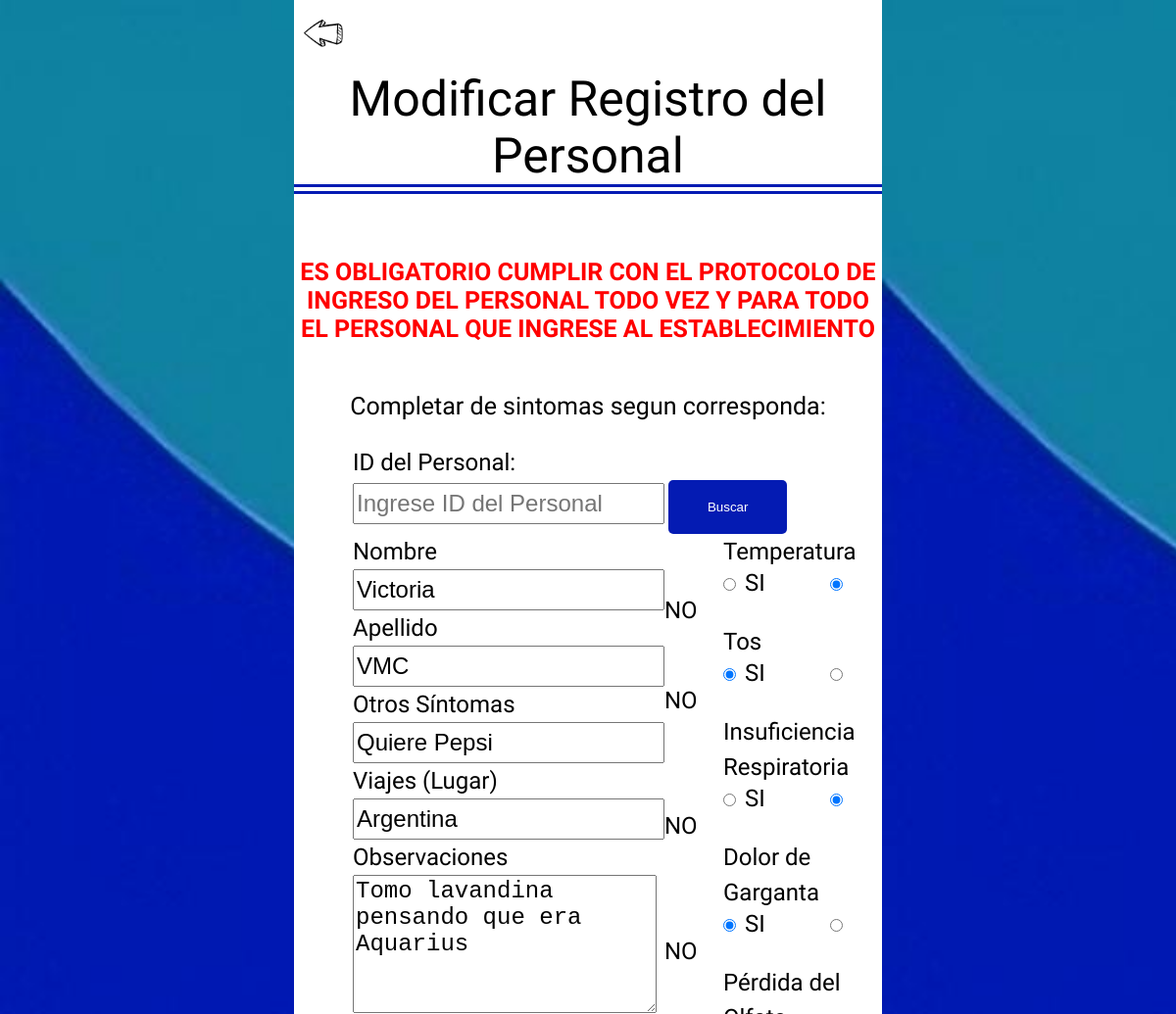
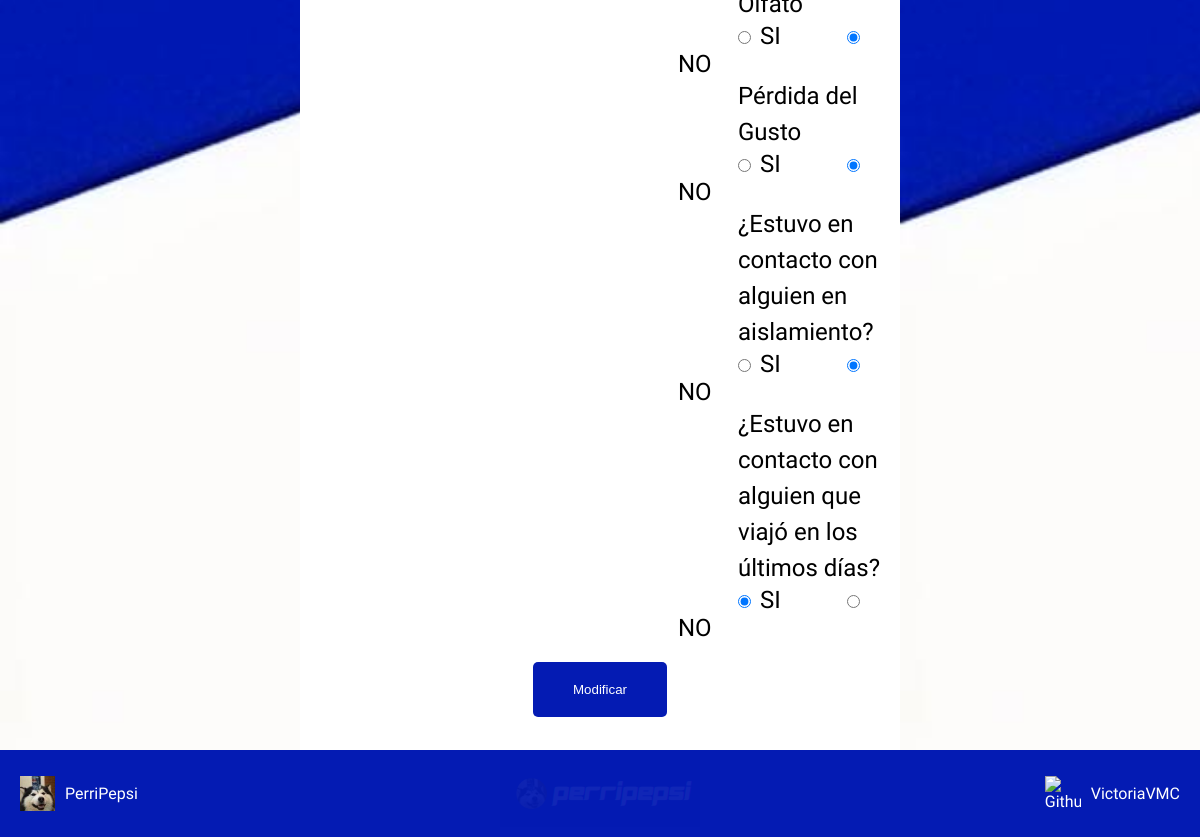
/modificar.php?id=4, run on the app's committed database (2 pictures, top to bottom).
### tables this page shows
CREATE TABLE `personal` (
  `pers_idpersonal` int(11) NOT NULL,
  `pers_nombre` varchar(65) DEFAULT NULL,
  `pers_apellido` varchar(65) DEFAULT NULL,
  `pers_fecha` date DEFAULT NULL,
  `pers_hora` time DEFAULT NULL,
  `pers_temperatura` tinyint(1) DEFAULT NULL,
  `pers_tos` tinyint(1) DEFAULT NULL,
  `pers_insuficienciaRespiratoria` tinyint(1) DEFAULT NULL,
  `pers_dolorDeGarganta` tinyint(1) DEFAULT NULL,
  `pers_perdidaDelOlfato` tinyint(1) DEFAULT NULL,
  `pers_perdidaDelGusto` tinyint(1) DEFAULT NULL,
  `pers_otrosSintomas` varchar(255) DEFAULT NULL,
  `pers_tuvoContactoAislamiento` tinyint(1) DEFAULT NULL,
  `pers_tuvoContactoUltDias` tinyint(1) DEFAULT NULL,
  `pers_lugarViaje` varchar(65) DEFAULT NULL,
  `pers_observaciones` varchar(255) DEFAULT NULL
);

### modificar.php (the view, shortened to what this page needs)
<?php
$bd = conectarBD();
?>
<!DOCTYPE html>
<html>
<body>
    <div class=cajaPrincipal>
        <div class=ladoIzq></div>
        <div class=mid>
            <div class=atras>
                <a href="./index.php"><img src="./estilo/img/atras.png" width="40" alt="volver"></a>
            </div>
            <h1><span>Modificar Registro del Personal</span></h1>
            <p style="color: red;
            font-weight: bold;
            text-align: center;">ES OBLIGATORIO CUMPLIR CON EL PROTOCOLO DE INGRESO DEL PERSONAL TODO VEZ Y PARA TODO EL PERSONAL QUE INGRESE AL ESTABLECIMIENTO</p>
            <p> Completar de sintomas segun corresponda: </p>
            <div class=busqueda>
                <form method="GET">
                    <label for="id">ID del Personal:</label>
                    <input type="number" id="id" name="id" placeholder="Ingrese ID del Personal" required>
                    <button type="submit">Buscar</button>
                </form>
                <?php
                if (isset($_GET['id'])) {
                    $id = $_GET['id'];
                    $consulta = "SELECT * FROM personal WHERE pers_idpersonal = '$id'";
                    $resultado = mysqli_query($bd, $consulta);
                    if ($resultado && mysqli_num_rows($resultado) > 0) {
                        $row = mysqli_fetch_assoc($resultado);
                ?>
                        <form class=principal method="post">
                            <div class="texto">
                                <label for="nombre">Nombre</label>
                                <input required name="nombre" class="form-input" type="text" id="nombre" value="<?php echo $row['pers_nombre']; ?>">
                                <label for="apellido">Apellido</label>
                                <input required name="apellido" class="form-input" type="text" id="apellido" value="<?php echo $row['pers_apellido']; ?>">
                                <label for="otrosSintomas">Otros Síntomas</label>
                                <input name="otrosSintomas" class="form-input" type="text" id="otrosSintomas" value="<?php echo $row['pers_otrosSintomas']; ?>">
                                <label for="lugarViaje">Viajes (Lugar)</label>
                                <input name="lugarViaje" class="form-input" type="text" id="lugarViaje" value="<?php echo $row['pers_lugarViaje']; ?>">
                                <label for="observaciones">Observaciones</label>
                                <textarea class="form-input" name="observaciones" id="observaciones" cols="20" rows="5"><?php echo $row['pers_observaciones']; ?></textarea>
                            </div>
                            <div class="check">
                                <label for="temperatura">Temperatura</label>
                                <div class="radio-button">
                                    <input required name="temperatura" type="radio" value="1" <?php echo ($row['pers_temperatura'] == '1') ? 'checked' : ''; ?>> SI
                                    <input required name="temperatura" type="radio" value="0" <?php echo ($row['pers_temperatura'] == '0') ? 'checked' : ''; ?>> NO
                                </div>
                                <label for="tos">Tos</label>
                                <div class="radio-button">
                                    <input required name="tos" type="radio" value="1" <?php echo ($row['pers_tos'] == '1') ? 'checked' : ''; ?>> SI
                                    <input required name="tos" type="radio" value="0" <?php echo ($row['pers_tos'] == '0') ? 'checked' : ''; ?>> NO
                                </div>
                                <label for="insufRespiratoria">Insuficiencia Respiratoria</label>
                                <div class="radio-button">
                                    <input required name="insufRespiratoria" type="radio" value="1" <?php echo ($row['pers_insuficienciaRespiratoria'] == '1') ? 'checked' : ''; ?>> SI
                                    <input required name="insufRespiratoria" type="radio" value="0" <?php echo ($row['pers_insuficienciaRespiratoria'] == '0') ? 'checked' : ''; ?>> NO
                                </div>
                                <label for="dolorDeGarganta">Dolor de Garganta</label>
                                <div class="radio-button">
                                    <input required name="dolorDeGarganta" type="radio" value="1" <?php echo ($row['pers_dolorDeGarganta'] == '1') ? 'checked' : ''; ?>> SI
                                    <input required name="dolorDeGarganta" type="radio" value="0" <?php echo ($row['pers_dolorDeGarganta'] == '0') ? 'checked' : ''; ?>> NO
                                </div>
                                <label for="perdidaDelOlfato">Pérdida del Olfato</label>
                                <div class="radio-button">
                                    <input required name="perdidaDelOlfato" type="radio" value="1" <?php echo ($row['pers_perdidaDelOlfato'] == '1') ? 'checked' : ''; ?>> SI
                                    <input required name="perdidaDelOlfato" type="radio" value="0" <?php echo ($row['pers_perdidaDelOlfato'] == '0') ? 'checked' : ''; ?>> NO
                                </div>
                                <label for="perdidaDelGusto">Pérdida del Gusto</label>
                                <div class="radio-button">
                                    <input required name="perdidaDelGusto" type="radio" value="1" <?php echo ($row['pers_perdidaDelGusto'] == '1') ? 'checked' : ''; ?>> SI
                                    <input required name="perdidaDelGusto" type="radio" value="0" <?php echo ($row['pers_perdidaDelGusto'] == '0') ? 'checked' : ''; ?>> NO
                                </div>
                                <label for="tuvoContactoAislamiento">¿Estuvo en contacto con alguien en aislamiento?</label>
                                <div class="radio-button">
                                    <input required name="tuvoContactoAislamiento" type="radio" value="1" <?php echo ($row['pers_tuvoContactoAislamiento'] == '1') ? 'checked' : ''; ?>> SI
                                    <input required name="tuvoContactoAislamiento" type="radio" value="0" <?php echo ($row['pers_tuvoContactoAislamiento'] == '0') ? 'checked' : ''; ?>> NO
                                </div>
                                <label for="tuvoContactoUltDias">¿Estuvo en contacto con alguien que viajó en los últimos días?</label>
                                <div class="radio-button">
                                    <input required name="tuvoContactoUltDias" type="radio" value="1" <?php echo ($row['pers_tuvoContactoUltDias'] == '1') ? 'checked' : ''; ?>> SI
                                    <input required name="tuvoContactoUltDias" type="radio" value="0" <?php echo ($row['pers_tuvoContactoUltDias'] == '0') ? 'checked' : ''; ?>> NO
                                </div>
                            </div>
                            <div class="boton">
                                <button type="submit">Modificar</button>
                            </div>
                        </form>
                <?php
                    } else {
                        echo "<script>alert('No se encontró ningún registro con el ID proporcionado. Revisa los ID Existentes');</script>";
                        echo '<script>window.location.href = "buscar.php";</script>';
                    }
                }
                ?>
            </div>
        </div>
        <div class=ladoDere></div>
    </div>
</body>
</html>

### estilo/clase.css (style rules this page uses)
html, body { margin: 0; padding: 0; font-family: "Architects Daughter", cursive; font-weight: 400; font-style: normal; }
.cajaPrincipal { width: 100%; height: 100vh; display: grid; grid-template-columns: 1fr 2fr 1fr; }
.ladoIzq { height: 100%; background-image: url("./img/FondoIzq.jpeg"); background-repeat: no-repeat; background-size: cover; }
.ladoDere { height: 100%; background-image: url("./img/FondoDere.jpeg"); background-repeat: no-repeat; background-size: cover; }
.mid { display: flex; align-items: center; flex-direction: column; padding-bottom: 120px; }
span { font-weight: 100; font-size: 50px; border-bottom: 10px double #041bb3; }
h1 { display: flex; justify-content: center; margin-top: 20px; margin-bottom: 40px; text-align: center; }
.atras { position: relative; display: flex; align-items: left; margin-left: 20px; margin-top: 20px; margin-bottom: 0; width: 100%; }
.principal { display: grid; grid-template-columns: 1fr 1fr; }
p { font-size: 25px; }
form label, input { line-height: 1.5; margin-left: 60px; font-size: 24px; }
form label { display: flex; }
form textarea { margin-left: 60px; font-size: 24px; }
.radio-button { font-size: 24px; }
.boton { margin-top: 20px; display: flex; justify-content: center; grid-column: 1 / 3; }
button { padding: 20px 40px; background-color: #041bb3; color: #fff; border: 1px #888; border-radius: 5px; }

### data on the page
personal: nombre "Victoria", apellido "VMC", otrosSintomas "Quiere Pepsi", lugarViaje "Argentina", observaciones "Tomo lavandina pensando que era Aquarius", pers_temperatura "☑", pers_tos "☑", pers_insuficienciaRespiratoria "☑", pers_dolorDeGarganta "☑", pers_perdidaDelOlfato "☑", pers_perdidaDelGusto "☑", pers_tuvoContactoAislamiento "☑", pers_tuvoContactoUltDias "☑"
